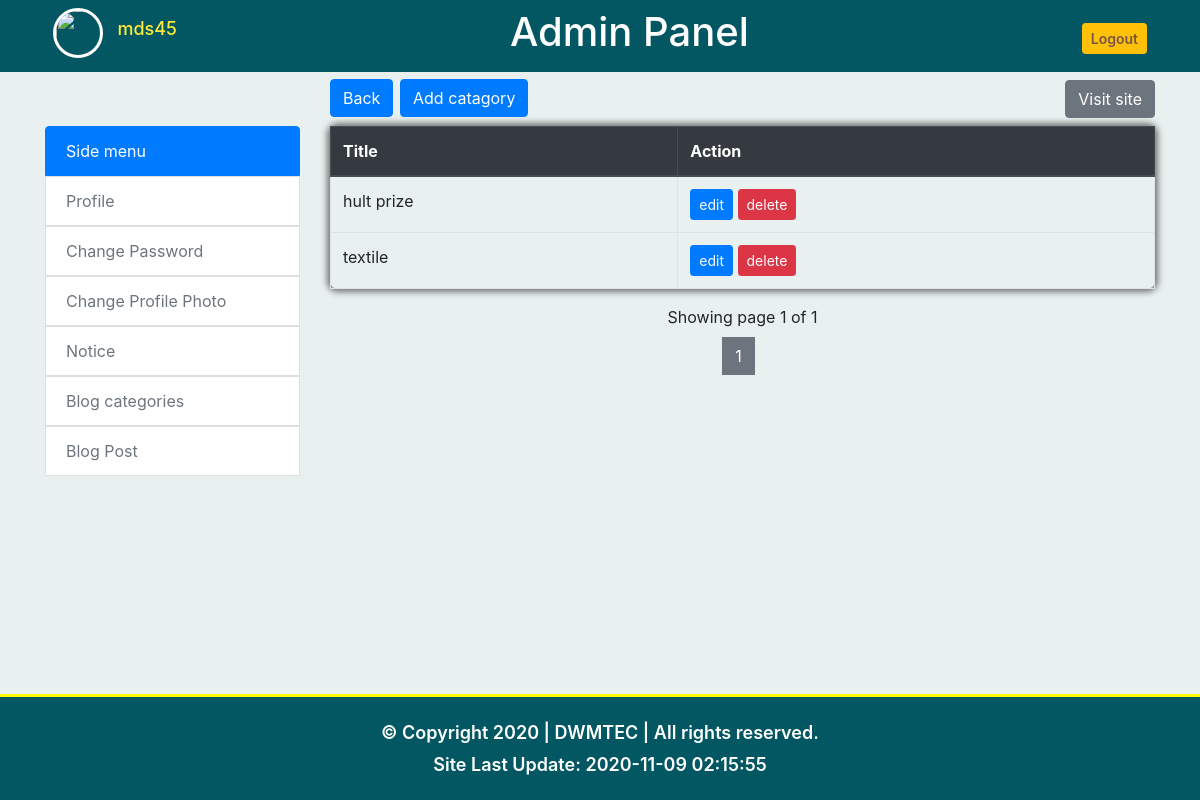
The app's page /admin/post-category/index.php (signed in) with its own data.
### tables this page shows
CREATE TABLE IF NOT EXISTS `dwmtec_user` (
  `id` int(11) NOT NULL AUTO_INCREMENT,
  `fname` varchar(255) NOT NULL,
  `lname` varchar(255) NOT NULL,
  `username` varchar(255) NOT NULL,
  `email` varchar(255) NOT NULL,
  `password` varchar(12) NOT NULL,
  `image` varchar(255) NOT NULL,
  PRIMARY KEY (`id`)
);

CREATE TABLE IF NOT EXISTS `dwmtec_catagories` (
  `id` int(11) NOT NULL AUTO_INCREMENT,
  `title` varchar(255) NOT NULL,
  PRIMARY KEY (`id`)
);

### admin/post-category/index.php (the view, shortened to what this page needs)
<?php include('../include/header.php'); ?>
<?php
$url = ("http://localhost/dwmtec/admin/");
$sql    = "SELECT count(id) as total FROM dwmtec_catagories";
$result = mysqli_query($con, $sql);
$data   = mysqli_fetch_assoc($result);
$skip = 0;
$take = 8;
$page =1;
$totalpage = ceil($data['total'] / $take);
$sql ="
		SELECT * FROM dwmtec_catagories
		ORDER BY id DESC
		LIMIT $skip, $take
	";
$result = mysqli_query($con, $sql);
?>
<a href="../index.php"><button class="btn btn-primary btn-back">Back</button></a>
<a href="create.php"><button style="margin-left: 70px;" class="btn btn-primary btn-back">Add catagory</button></a>
<div class="admin-wraper " >
	<table class="table-bordered table table-stripe h-100 ">
		<thead class="thead-dark">
			<tr>
			    <th>Title</th>
			    <th>Action</th>
			</tr>
		</thead>
		<?php while($row = mysqli_fetch_assoc($result)){ ?>
			<tr>
				<td><?php echo $row['title']; ?></td>
				<td>
					<a href="edit.php?id=<?= $row['id']; ?>"><button class="btn btn-primary  btn-sm">edit</button></a>
					<a href="delete.php?id=<?= $row['id']; ?>" onclick="return confirm('Are you sure')"><button class="btn btn-danger  btn-sm">delete</button></a>
				</td>
			</tr>
		<?php } ?>
	</table>
	</div>
		<div class="mt-3 mb-2 text-center">
			Showing page <?php echo $page ?> of <?php echo $totalpage ?>
		</div>
		<div class="row clearfix">
			<div class="col-md-2">
			</div>
			<div class="col-md-2">
			</div>
			<div class="col-md-4 text-center">
				<div class="btn-toolbar d-inline-block">
					  <div class="btn-group mr-2">
					  	<?php for ($i=1; $i <= $totalpage; $i++) { ?>
					    <a href="<?php echo $url ?>post/index.php?page=<?php echo $i ?>"><button type="button" style="border-radius: inherit;" class="btn btn-secondary"><?php echo $i ?></button> </a>
					    <?php } ?>
					  </div>
				</div>
			</div>
			<div class="col-md-2">
			</div>
			<div class="col-md-2">
			</div>
		</div>
<?php include("../include/footer.php") ?>

### admin/include/header.php (shortened to what this page needs)
<?php
$url=("http://localhost/dwmtec/admin/");
?>
<?php
$id = $_SESSION['userId'];
$con =connectDB();
$sql = "SELECT * FROM dwmtec_user WHERE id =$id";
$result =mysqli_query($con,$sql);
$data =mysqli_fetch_assoc($result);
?>
<!DOCTYPE html>
<html lang="en">
<head>
	<link rel="stylesheet" href="<?php echo $url; ?>css/bootstrap.min.css">
	<link rel="stylesheet" href="<?php echo $url; ?>css/style.css">
	<link rel="stylesheet" href="<?php echo $url; ?>css/responsive.css">
</head>
<body>
	<header>
		<div class="fuild-wraper" style="background: #035762;">
			<div class="container">
				<div class=" clearfix">
					<div class="admin-header text-center p-2">
						<div class="profile" style="display: inline-block; float: left;">
							<img src="<?php echo $url; ?><?php echo $data['image']; ?>"
							 style="width:50px;height:50px;border-radius: 100%;border: 3px solid white;">
								<a id="profileHov" href="<?php echo $url; ?>profile">
									<h3  style="display: inline-block;margin-left: 10px;color:#ffeb3b; vertical-align: middle;font-size: 18px;">
									<?php
										echo  $data['username'];
									 ?>
								 	</h3>
								</a>
						</div>
						<h2 style="color:white; display: inline-block;vertical-align: middle;font-size: 40px;">Admin Panel</h2>
						<div class="logout float-right d-inline-block" style="vertical-align: middle;margin-top: 15px;">
							<a href="<?php echo $url; ?>logout.php"><button class="btn btn-warning btn-sm" style="color: #795548; font-weight: 600;">Logout</button></a>
						</div>
					</div>
				</div>
		</div>
	</div>
	<div class="container">
		<div class="row clearfix" >
			<div class="col-md-12 text-right mt-2">
			    <a href="<?php echo $url; ?>../index.php" target="blank"><button class="btn btn-secondary mb-2">Visit site</button></a>
			</div>
		</div>
	</div>
	<div class="side-manu">
		<div class="container">
			<div class="row clearfix">
				<div class="col-md-3 mb-5" >
					<div class="list-group">
						<button type="button" class="list-group-item list-group-item-action active">
						 Side menu
						</button>
						<a href="<?php echo $url; ?>profile"><button type="button" class="list-group-item
						    list-group-item-action" disabled>Profile</button ></a>
						<a href="<?php echo $url; ?>password-recover.php"><button type="button" class="list-group-item
						    list-group-item-action" disabled>Change Password</button ></a>
						<a href="<?php echo $url; ?>profile/profile-photo.php"><button type="button" class="list-group-item
						    list-group-item-action" disabled>Change Profile Photo </button ></a>
						<a href="<?php echo $url; ?>Notice"><button type="button" class="list-group-item
							list-group-item-action" disabled>Notice</button ></a>
						<a href="<?php echo $url; ?>post-category/index.php"><button type="button" class="list-group-item
							list-group-item-action" disabled>Blog categories</button></a>
						<a href="<?php echo $url; ?>post/index.php"><button type="button" class="list-group-item
							list-group-item-action" disabled>Blog Post</button></a>
					</div>
				</div>
				<div class="col-md-9">

### admin/css/style.css (style rules this page uses)
body { background:#03596217; }
header { min-height: calc(100vh - 106px); }
.admin-wraper { box-shadow: 0 0 6px 3px #747474; border-radius: 8px; }
.btn-back { position: absolute; top: -47px; }

### records on screen
dwmtec_user: username "mds45"
dwmtec_catagories: title "hult prize"
dwmtec_catagories: title "textile"

### other values on screen
$page "1"
$totalpage "1"
